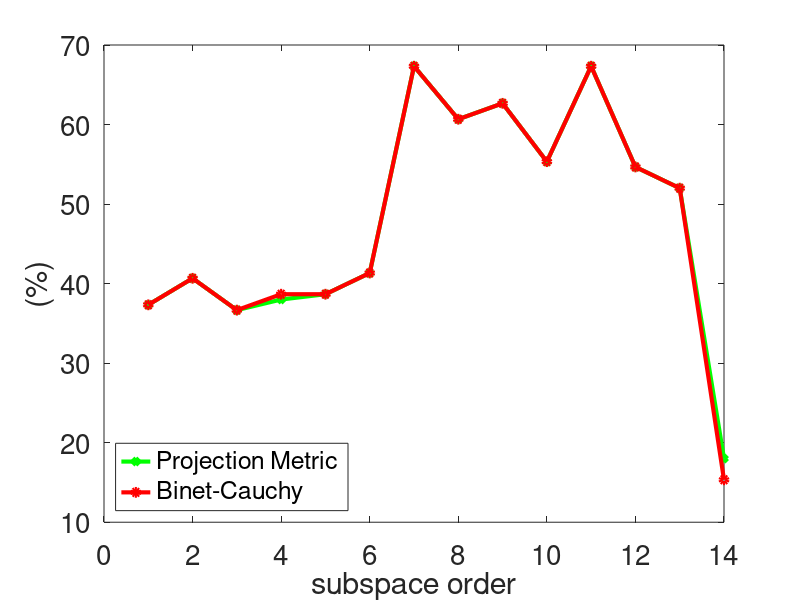
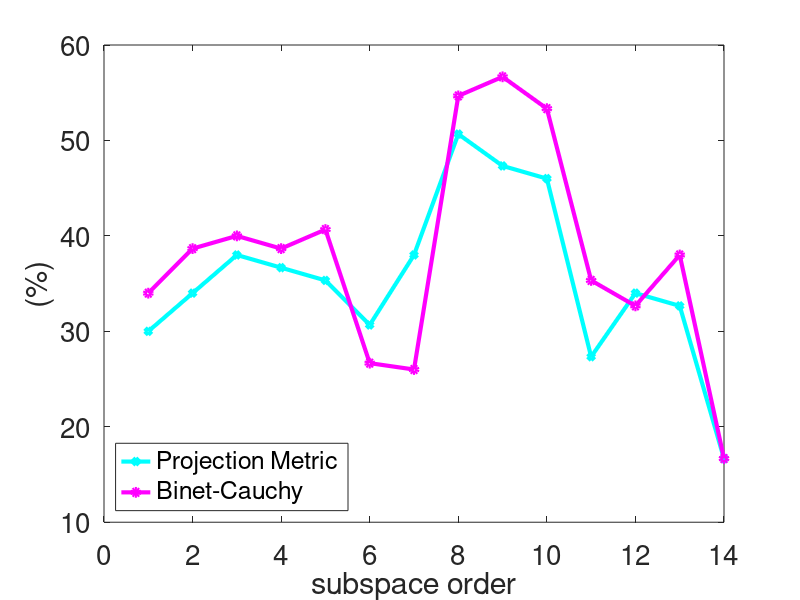

These figures' MATLAB source, in order:
clear all
clc
close all

%% One Grassmann Point per video. NN
p=1:14;

PM = [37.3333   40.6667   36.6667   38.0000   38.6667   41.3333   67.3333   60.6667   62.6667   55.3333   67.3333   54.6667   52.0000   18.0000];
BC = [37.3333   40.6667   36.6667   38.6667   38.6667   41.3333   67.3333   60.6667   62.6667   55.3333   67.3333   54.6667   52.0000   15.3333];


plot(p,PM, '-gd', 'LineWidth',3,'MarkerSize',5);
hold on
plot(p,BC, '-ro', 'LineWidth',3,'MarkerSize',5);
legend('Projection Metric','Binet-Cauchy','Location', 'southwest');
%title('Grassmann Manifolds','FontSize',30)
ylabel('(%)','FontSize',20)
xlabel('subspace order','FontSize',20)
set(gca,'FontSize',20); 

%Home
%print('/media/johanna/HD1T/latex-svn/study-paper-report/v3/images/Grass_varying_p_NN', '-dpng','-r300');

%% One Grassmann Point per video. SVM
figure
PM_svm = [ 30.0000   34.0000   38.0000   36.6667   35.3333   30.6667   38.0000   50.6667   47.3333   46.0000   27.3333   34.0000   32.6667   16.6667];
BC_svm = [ 34.0000   38.6667   40.0000   38.6667   40.6667   26.6667   26.0000   54.6667   56.6667   53.3333   35.3333   32.6667   38.0000   16.6667];
plot(p,PM_svm, '-cd', 'LineWidth',3,'MarkerSize',5);
hold on
plot(p,BC_svm, '-mo', 'LineWidth',3,'MarkerSize',5);
legend('Projection Metric','Binet-Cauchy','Location', 'southwest');
ylabel('(%)','FontSize',20)
xlabel('subspace order','FontSize',20)
set(gca,'FontSize',20); 
%
% %Home
% print('/media/johanna/HD1T/latex-svn/study-paper-report/v3/images/Grass_varying_p_SVM', '-dpng','-r300');
% 
